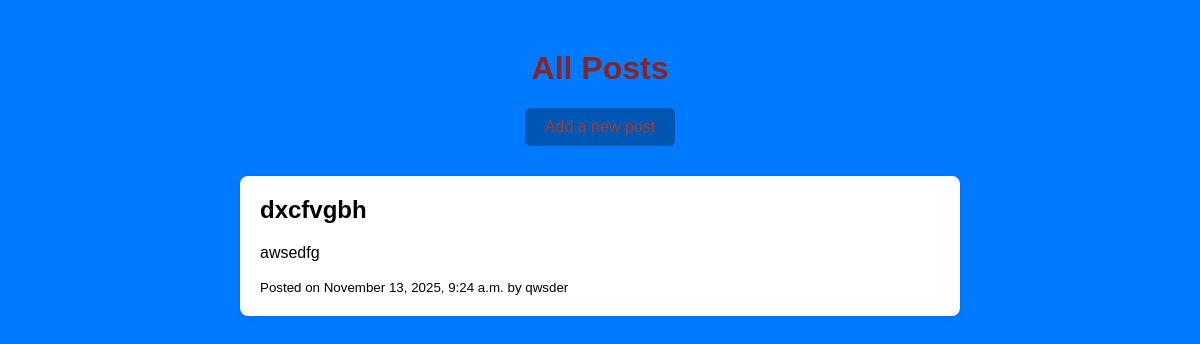
Before: / with the older database file.
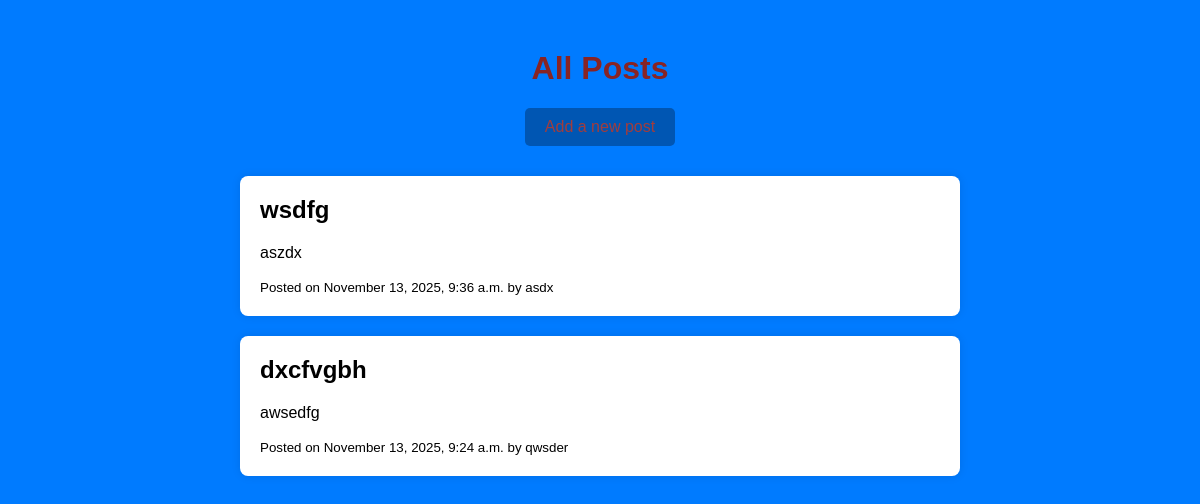
After: the same page with the newer database file.
### blog_app/models.py (models this page shows, shortened)
class Post(models.Model):
    title = models.CharField(max_length=200)
    author = models.CharField(max_length=100)
    content = models.TextField()
    pub_date = models.DateTimeField()

### blog_app/views.py (the view)
# urls.py: path('', views.index, name='blog-app-index'),
def index(request):
    post = Post.objects.order_by('-pub_date')
    return render(request, 'blog_app/index.html', {'posts': post})

### blog_app/templates/blog_app/index.html (shortened to what this page needs)
{% load static %}
<!DOCTYPE html>
<html lang="en">
<head>
    <link rel="stylesheet" href="{% static 'blog_app/css/style.css' %}">
</head>
<body>
    <div class="container">
        <h1>All Posts</h1>
        <a href="{% url 'add-post' %}" class="add-post-link">Add a new post</a>
        {% for post in posts %}
            <div class="post">
                <h2>{{ post.title }}</h2>
                <p>{{ post.content }}</p>
                <small>Posted on {{ post.pub_date|date:"F j, Y, g:i a" }} by {{ post.author }}</small>
            </div>
        {% empty %}
            <p style="color: white;">No posts yet. <a href="{% url 'add-post' %}" style="color: #ffc;">Add one</a>!</p>
        {% endfor %}
    </div>
</body>
</html>

### blog_app/static/blog_app/css/style.css (style rules this page uses)
body { font-family: Arial, sans-serif; background-color: #007BFF; margin: 0; padding: 0; }
.container { width: 60%; margin: 50px auto; text-align: center; }
h1, .add-post-link { color: rgb(136, 36, 36); text-align: center; }
.add-post-link { display: inline-block; margin-bottom: 30px; padding: 10px 20px; background-color: #0056b3; color: rgb(161, 61, 61); text-decoration: none; border-radius: 5px; }
.post { background-color: white; color: black; text-align: left; padding: 20px; margin-bottom: 20px; border-radius: 8px; box-shadow: 0 0 10px rgba(0,0,0,0.1); }
.post h2 { margin-top: 0; }

Changed rows visible on the page:
added Post: title "wsdfg", content "aszdx", pub_date "November 13, 2025, 9:36 a.m.", author "asdx"
